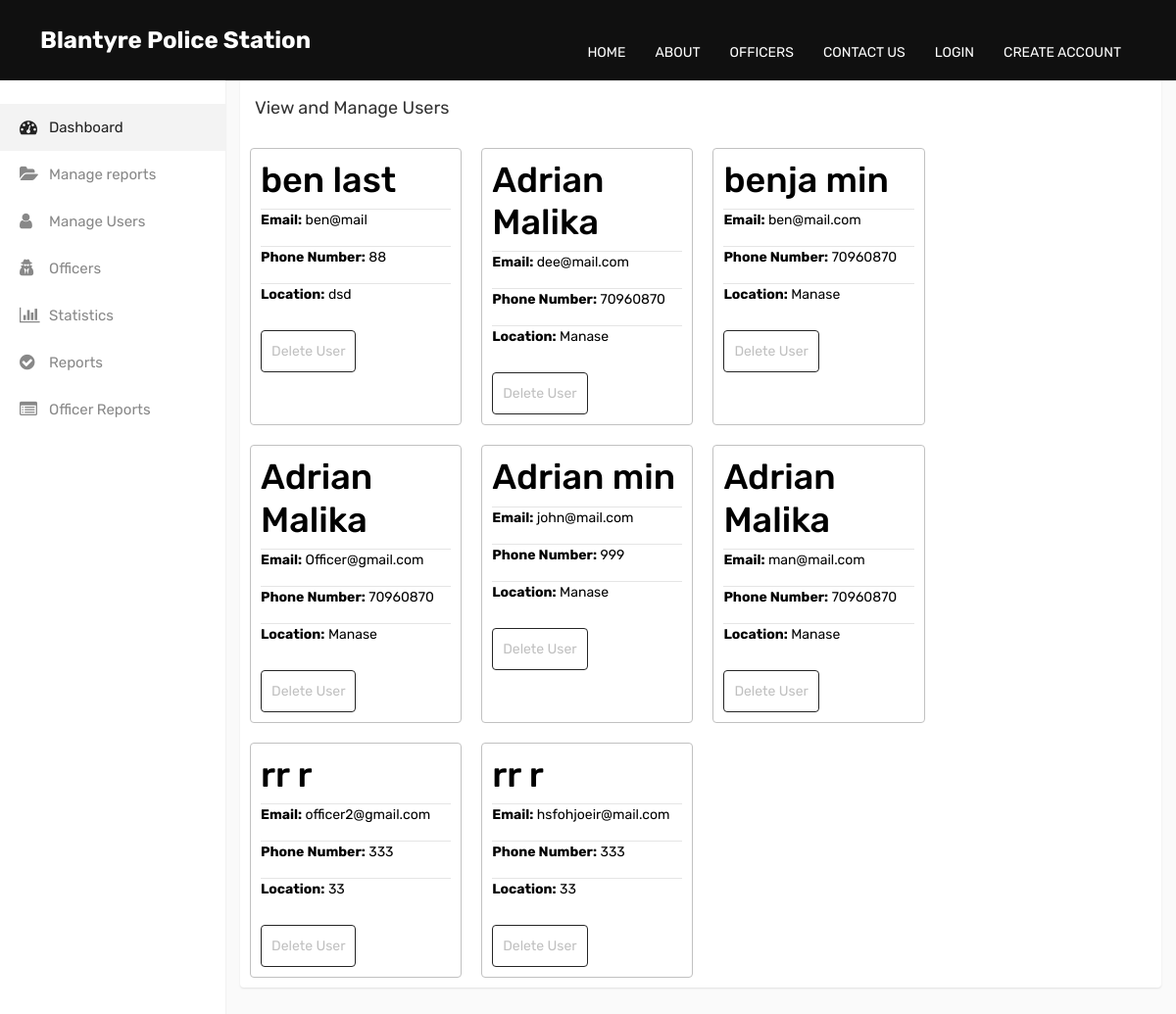
/Manage_Users.php, run on an earlier commit of the app's database.
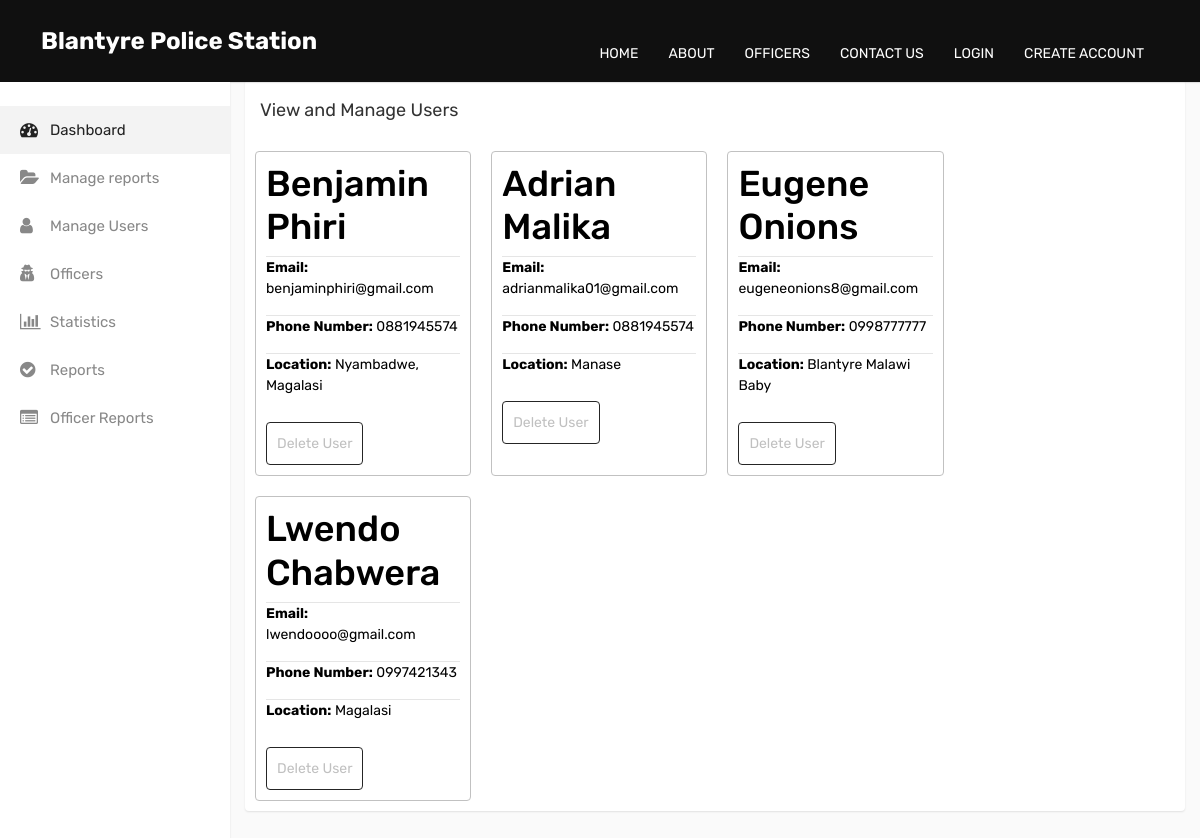
And on a later commit of the database.
### tables this page shows
CREATE TABLE IF NOT EXISTS `userdetails` (
  `ID` int NOT NULL AUTO_INCREMENT,
  `First_Name` varchar(70) NOT NULL,
  `Last_Name` varchar(70) NOT NULL,
  `Email_Address` varchar(50) NOT NULL,
  `Phone_Number` varchar(11) NOT NULL,
  `Address` varchar(100) NOT NULL,
  `Password` varchar(255) NOT NULL,
  PRIMARY KEY (`ID`)
);

### Manage_Users.php (the view, shortened to what this page needs)
<!DOCTYPE html>
<html lang="en">
<head>
    <link href="css/bootstrap.css" rel="stylesheet" />
    <link href="css/style.css" rel="stylesheet" />
    <link rel="stylesheet" type="text/css" href="css/bootstrap2.min.css">
    <link rel="stylesheet" type="text/css" href="css/style2.css">
</head>
<body>
    <header class="header_section">
    <?php
    require_once'nvbr.php';
    ?>
    </header>
    <div class="main-wrapper">
        <?php
        require_once 'side-bar.php';
        ?>
        <div class="page-wrapper">
            <div class="content">
                <div class="row">
                    <div class="main-card-thing">
                        <div class="card">
                            <div class="card-header">
                                <h4 class="card-title d-inline-block">View and Manage Users</h4>
                            </div>
                            <div class="user_details">
                            <?php
                            require_once 'DatabaseConn.php';
                            $query = "SELECT * FROM userdetails";
                            $stmt = $conn->prepare($query);
                            $stmt->execute();
                            $result = $stmt->get_result();
                            if ($result->num_rows > 0) {
                                while ($user_detail = $result->fetch_assoc()) {
                                    echo '<div class="u_details">';
                                    echo '<h1>' . $user_detail['First_Name'] . ' ' . $user_detail['Last_Name'] . '</h1>';
                                    echo '<hr class="line-thing">';
                                    echo '<p><b>Email:</b> ' . $user_detail['Email_Address'] . '</p>';
                                    echo '<hr class="line-thing">';
                                    echo '<p><b>Phone Number:</b> ' . $user_detail['Phone_Number'] . '</p>';
                                    echo '<hr class="line-thing">';
                                    echo '<p><b>Location:</b> ' . $user_detail['Address'] . '</p>';
                                    echo '<form method="post">';
                                    echo '<button type="submit" name="delete_user" class="btn btn-outline-primary take-btn">Delete User</button>';
                                    echo '</form>';
                                    echo '</div>';
                                }
                            } else {
                                echo '<p class="no_review">No users available in the system as of now</p>';
                            }
                            ?>
                            </div>
                        </div>
                    </div>
                </div>
            </div>
        </div>
    </div>
</body>
</html>

### nvbr.php (shortened to what this page needs)
<div class="header_bottom">
  <div class="container-fluid">
    <nav class="navbar navbar-expand-lg custom_nav-container">
      <a class="navbar-brand" href="index.php">
        <span>
          Blantyre Police Station
        </span>
      </a>
      <div class="collapse navbar-collapse ml-auto" id="navbarSupportedContent">
        <ul class="navbar-nav  ">
        <?php
          if (isset($_SESSION['user_id'])) {
              echo '<li class="nav-item">
                      <a class="nav-link" href="index.php">Home</a>
                    </li>
                    <li class="nav-item">
                      <a class="nav-link" href="about.php">About</a>
                    </li>
                    <li class="nav-item">
                      <a class="nav-link" href="officers.php">Officers</a>
                    </li>
                    <li class="nav-item">
                      <a class="nav-link" href="contact.php">Contact us</a>
                    </li>
                    <li class="nav-item">
                      <a class="nav-link" href="Report_History.php">Report History</a>
                    </li>
                    <li class="nav-item">
                      <a class="nav-link" href="Logout.php">Logout</a>
                    </li>';
          } elseif (isset($_SESSION['admin_id']) || isset($_SESSION['officer_id'])) {
              echo '<li class="nav-item">
                      <a class="nav-link" href="Logout.php">Logout</a>
                    </li>';
          } else {
              echo '<li class="nav-item">
                      <a class="nav-link" href="index.php">Home</a>
                    </li>
                    <li class="nav-item">
                      <a class="nav-link" href="about.php">About</a>
                    </li>
                    <li class="nav-item">
                      <a class="nav-link" href="officers.php">Officers</a>
                    </li>
                    <li class="nav-item">
                      <a class="nav-link" href="contact.php">Contact us</a>
                    </li>
                    <li class="nav-item">
                      <a class="nav-link" href="Login.php">Login</a>
                    </li>
                    <li class="nav-item">
                      <a class="nav-link" href="Create_Account.php">Create Account</a>
                    </li>';
          }
          ?>
        </ul>
      </div>
    </nav>
  </div>
</div>

### side-bar.php (shortened to what this page needs)
<div class="sidebar" id="sidebar">
    <div class="sidebar-inner slimscroll">
        <div id="sidebar-menu" class="sidebar-menu">
            <ul>
                <li class="menu-title">
                </li>
                <li class="active">
                    <a href="Admin_Side.php"><i class="fa fa-dashboard"></i> <span>Dashboard</span></a>
                </li>
				<li>
                    <a href="View_Reports.php"><i class="fa fa-folder-open"></i> <span>Manage reports</span></a>
                </li>
                <li>
                    <a href="Manage_Users.php"><i class="fa fa-user"></i> <span>Manage Users</span></a>
                </li>
                <li>
                    <a href="Manage_Officers.php"><i class="fa fa-user-secret"></i> <span>Officers</span></a>
                </li>
                <li>
                    <a href="Statistics.php"><i class="fa fa-bar-chart"></i> <span>Statistics</span></a>
                </li>
                <li>
                    <a href="System_Reports.php"><i class="fa fa-check-circle"></i> <span>Reports</span></a>
                </li>
                <li>
                    <a href="Officer_Reports.php"><i class="fa fa-list-alt"></i> <span>Officer Reports</span></a>
                </li>
            </ul>
        </div>
    </div>
</div>

### css/style.css (style rules this page uses)
body { font-family: 'Rubik', sans-serif; color: #0c0c0c; background-color: #ffffff; }
.header_section { padding: 0; }
.header_section .container-fluid { padding-right: 25px; padding-left: 25px; }
#navbarSupportedContent { -webkit-box-pack: justify; -ms-flex-pack: justify; justify-content: space-between; }
.custom_nav-container { z-index: 99999; padding: 0; }
.custom_nav-container .navbar-nav { margin-left: auto; }
.custom_nav-container .navbar-nav .nav-item .nav-link { padding: 0; padding: 35px 15px 10px 15px; color: #ffffff; text-align: center; text-transform: uppercase; -webkit-transition: all .2s; transition: all .2s; }
a, a:focus { text-decoration: none; }
.btn, .btn:focus { outline: none !important; -webkit-box-shadow: none; box-shadow: none; }
.navbar-brand { display: -webkit-box; display: -ms-flexbox; display: flex; -webkit-box-orient: vertical; -webkit-box-direction: normal; -ms-flex-direction: column; flex-direction: column; -webkit-box-align: center; -ms-flex-align: center; align-items: center; }
.navbar-brand span { font-weight: bold; color: #ffffff; font-size: 24px; }
form button[type=submit] { padding: 10px; border-radius: 4px; margin-top: 10px; }
.user_details { display: flex; flex-wrap: wrap; }
.u_details { margin: 10px; border: 1px solid rgb(193, 193, 193); border-radius: 4px; padding: 10px; width: 23%; color: black; }
.line-thing { margin: 0px; }

### css/style2.css (style rules this page uses)
html { height: 100%; }
body { font-family: 'Rubik', sans-serif; font-size: 0.875rem; color: #666; background-color: #fafafa; overflow-x: hidden; height: 100%; }
h1, h2, h3, h4, h5, h6 { margin-top: 0; }
h1, .h1 { font-size: 2.25rem; }
h4, .h4 { font-size: 1.125rem; }
a { color: #009ce7; }
input, button, a { transition: all 0.4s ease; -moz-transition: all 0.4s ease; -o-transition: all 0.4s ease; -ms-transition: all 0.4s ease; -webkit-transition: all 0.4s ease; }
input, button { outline: none; }
.navbar-nav > li { float: left; }
.card-title { color: #333; font-size: 16px; margin-bottom: 20px; }
.btn { font-size: 0.875rem; }
.btn-outline-primary { border-color: #252525; color: #c0c0c0; }
.card { margin-bottom: 30px; box-shadow: 0 1px 2px 0 rgba(0, 0, 0, 0.1); border: 0; }
.card-title { margin-bottom: 1.125rem; }
.card .card-header { background-color: rgba(255, 255, 255, 0.1); border: 0 none; font-size: 16px; line-height: 30px; padding: 15px; }
.card .card-header .card-title { font-size: 18px; font-weight: 400; line-height: 20px; margin: 0; padding: 5px 0; }
.sidebar { box-shadow: 0 1px 2px 0 rgba(0, 0, 0, 0.1); top: 82px; width: 230px; z-index: 1039; background-color: #fff; bottom: 0; margin-top: 0px; position: fixed; left: 0; transition: all 0.2s ease-in-out; }
.sidebar-inner { height: 100%; transition: all 0.2s ease-in-out 0s; }
.sidebar-menu ul { font-size: 14px; list-style-type: none; margin: 0; padding: 0; }
.sidebar-menu li a { color: #888; display: block; font-size: 15px; height: auto; padding: 0 20px; }
.sidebar-menu li.active a { color: #222222; background-color: #f3f3f3; }
.menu-title { color: #333; font-size: 15px; font-weight: 500; padding: 12px 20px; }
.sidebar .sidebar-menu > ul > li > a span { transition: all 0.2s ease-in-out 0s; display: inline-block; margin-left: 10px; white-space: nowrap; }
.sidebar-menu > ul > li { position: relative; }
.sidebar-menu a { transition: unset; -moz-transition: unset; -o-transition: unset; -ms-transition: unset; -webkit-transition: unset; }
.sidebar-menu > ul > li > a { padding: 12px 20px; align-items: center; display: flex; justify-content: flex-start; position: relative; transition: all 0.2s ease-in-out 0s; }
.sidebar-menu ul li a i { align-items: center; display: inline-flex; font-size: 18px; min-height: 24px; line-height: 18px; width: 20px; transition: all 0.2s ease-in-out 0s; }
.page-wrapper { left: 0; margin-left: 230px; padding-top: 50px; position: relative; -webkit-transition: all 0.4s ease; -moz-transition: all 0.4s ease; transition: all 0.4s ease; }
.page-wrapper > .content { padding: 30px; }
.take-btn { min-width: 80px; }

What changed in the data, as far as the page shows it:
removed userdetails: First_Name "ben", Last_Name "last", Email_Address "ben@mail", Phone_Number "88", Address "dsd"
removed userdetails: First_Name "Adrian", Last_Name "Malika", Email_Address "dee@mail.com", Phone_Number "70960870", Address "Manase"
removed userdetails: First_Name "benja", Last_Name "min", Email_Address "ben@mail.com", Phone_Number "70960870", Address "Manase"
removed userdetails: First_Name "Adrian", Last_Name "Malika", Email_Address "Officer@gmail.com", Phone_Number "70960870", Address "Manase"
removed userdetails: First_Name "Adrian", Last_Name "min", Email_Address "john@mail.com", Phone_Number "999", Address "Manase"
removed userdetails: First_Name "Adrian", Last_Name "Malika", Email_Address "man@mail.com", Phone_Number "70960870", Address "Manase"
removed userdetails: First_Name "rr", Last_Name "r", Email_Address "officer2@gmail.com", Phone_Number "333", Address "33"
removed userdetails: First_Name "rr", Last_Name "r", Email_Address "hsfohjoeir@mail.com", Phone_Number "333", Address "33"
added userdetails: First_Name "Benjamin", Last_Name "Phiri", Email_Address "benjaminphiri@gmail.com", Phone_Number "0881945574", Address "Nyambadwe, Magalasi"
added userdetails: First_Name "Adrian", Last_Name "Malika", Email_Address "adrianmalika01@gmail.com", Phone_Number "0881945574", Address "Manase"
added userdetails: First_Name "Eugene", Last_Name "Onions", Email_Address "eugeneonions8@gmail.com", Phone_Number "0998777777", Address "Blantyre Malawi Baby"
added userdetails: First_Name "Lwendo", Last_Name "Chabwera", Email_Address "lwendoooo@gmail.com", Phone_Number "0997421343", Address "Magalasi"
